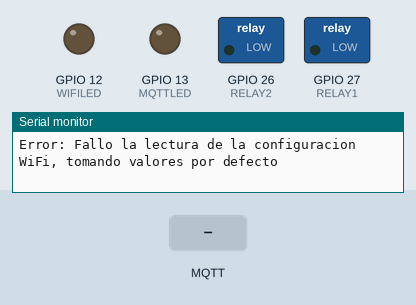
Bench run of a program on a simulated ESP32. On the bench: switched loads named in the program (green lamp = pin HIGH), output pins drawn as LEDs (lit = HIGH), the last lines printed to the serial monitor. Dashed ring = blinking. The inputs (shaded band) are chosen by the test bench. WiFi joins after 1.5 s; servers stay silent unless stated; storage starts empty; random numbers use the default seed unless the program sets one; no MQTT or app messages arrive unless stated.

Above: at 0.1 s.
At 1.6 s:
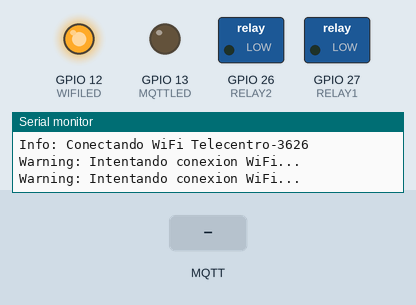
At 3.8 s:
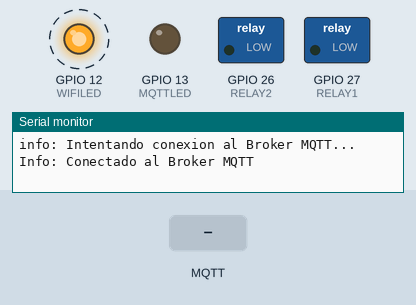
3.9 s: MQTT message "on" arrives on the first subscribed topic
6.9 s: MQTT message "off" arrives on the first subscribed topic
9.9 s: MQTT message "5" arrives on the first subscribed topic
Timing chart, 0 to 61.5 s (numbered marks = the images above; inputs shaded):
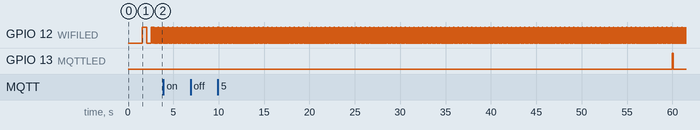

The program:

main.cpp
```cpp
//---------------------------------------------------------------------------------------------------------------
//  Librerias
//----------------------------------------------------------------------------------------------------------------
#include <Arduino.h>
#include <ArduinoJson.h>
#include <SPIFFS.h>
//---------------------------------------------------------------------------------------------------------------
//Archivos -hpp - Fragmentar Codigo
//---------------------------------------------------------------------------------------------------------------
#include "settings.hpp"
#include "functions.hpp"
#include "settingsReset.hpp"
#include "settingsRead.hpp"
#include "settingsSave.hpp"
#include "esp32_wifi.hpp"
#include "esp32_mqtt.hpp"

//---------------------------------------------------------------------------------------------------------------
// Setup
//---------------------------------------------------------------------------------------------------------------

void setup() {


    Serial.begin(115200);                   //Velocidad puerto serial
    setCpuFrequencyMhz(240);                //CPU Freq
    log("\n Info: Iniciando Setup");        //Inicio el log por serial
    settingPines();                         //Configurar los pines de salida
    if(!SPIFFS.begin(true)){                //Inicio del SPIFF
        log(F("Error: Fallo la inicializacion del SPIFFS"));
        while(true);
    }
    settingsReadRelay();                    //Lee los estados de los relays
    setOnOffSingle(RELAY1,Relay01_status);    // Paso estados a los pines Relays
    setOnOffSingle(RELAY2,Relay02_status);
    settingsReadWiFi();                     //Lee configuracion WiFi
    WiFi.disconnect(true);                  //Si hay wifi, lo desconecto y espero 1 seg
    delay(1000);
    wifi_setup();                           //Setup del Wifi
    settingsReadMQTT();                     //lee la configuracion MQTT

}

//-----------------------------------------------------------------------------------------------------------------
// Loop Principal Nucleo 0
//-----------------------------------------------------------------------------------------------------------------
void loop() {

    yield();

    //-----------------------------------------------------------------------------------------------------------------
    // WIFI
    //-----------------------------------------------------------------------------------------------------------------
    if(wifi_mode == WIFI_STA){
        wifiLoop();
    }else if(wifi_mode == WIFI_AP){
        wifiAPLoop();
    }

    //-----------------------------------------------------------------------------------------------------------------
    // MQTT
    //-----------------------------------------------------------------------------------------------------------------
    if((WiFi.status() == WL_CONNECTED) && (wifi_mode == WIFI_STA)){
        if(mqtt_server != 0){
            mqttLoop();
            if(mqttclient.connected()){
                if(millis() - lastMsg > mqtt_time){
                    lastMsg = millis();
                    mqtt_publish();
                }
            }
        }
    }


}
```

esp32_mqtt.hpp
```cpp
#include <PubSubClient.h>

WiFiClient espClient;
PubSubClient mqttclient(espClient);

char topico[150];

String mqtt_data ="";
long lastMqttReconnectAttempt = 0;
long lastMsg = 0;

void callback(char *topic, byte *payload, unsigned int length);
String Json();
// ----------------------------------
// MQTT Conecct
//-----------------------------------

boolean mqtt_connect(){

    mqttclient.setServer(mqtt_server,mqtt_port);
    mqttclient.setCallback(callback);
    log("info: Intentando conexion al Broker MQTT...");
    // Conexion al servidor MQTT, ClienteID, Usuario, Password.
    // ver documentacion => https://pubsubclient.knolleary.net/api.html
    if(mqttclient.connect(mqtt_id, mqtt_user, mqtt_passw)){
        log("Info: Conectado al Broker MQTT");
        //Nos suscribimos a comandos Topico: Usuario/dispositivo/comando
        String topico_subscribe = String(mqtt_user)+"/"+mqtt_id+"/command";
        topico_subscribe.toCharArray(topico, 150);
        mqttclient.subscribe(topico);

        topico_subscribe.toCharArray(topico,25);
        mqttclient.publish(topico, "ok"); // Publicar respuesta ok por MQTT
    }else{
        log("Error: failed, rc= " + mqttclient.state());
        return(0);
    }
    return(1);
}

// ----------------------------------
// Manejo de los mensajes entrantes
//-----------------------------------

void callback(char *topic, byte *payload, unsigned int length){

    String mensaje = "";
    String str_topic(topic);

    for(uint16_t i = 0; i< length; i++){
        mensaje += (char)payload[i];
        mqttRX();
    }

    mensaje.trim();

    DynamicJsonDocument jsonDoc(300);

    deserializeJson(jsonDoc, mensaje);

    if(jsonDoc["RELAY1"] == "on"){
        setOnSingle(RELAY1);
        Relay01_status = HIGH;
        settingsSaveRelays();
    }else if(jsonDoc["RELAY1"] == "off"){
        setOffSingle(RELAY1);
        Relay01_status = LOW;
        settingsSaveRelays();
    }

    if(jsonDoc["RELAY2"] == "on"){
        setOnSingle(RELAY2);
        Relay02_status = HIGH;
        settingsSaveRelays();
    }else if(jsonDoc["RELAY2"] == "off"){
        setOffSingle(RELAY2);
        Relay01_status = LOW;
        settingsSaveRelays();
    }

    log("Info: Topico -->" + str_topic);
    log("Info: Mensaje -->" + mensaje);

    serializeJsonPretty(jsonDoc, Serial);
}

// ----------------------------------
// Manejo de los mensajes salientes
//-----------------------------------
void mqtt_publish(){

    String topic = String(mqtt_user)+"/"+mqtt_id+"/values";
    mqtt_data = Json();
    mqttclient.publish(topic.c_str(), mqtt_data.c_str());
    mqtt_data="";

    mqttTX();
}

// ---------------------------------------------------
//  JSON con informacion de envio por MQTT
//---------------------------------------------------

String Json(){
    String response;
    DynamicJsonDocument jsonDoc(3000);
    jsonDoc["WMDBM"] = WiFi.status() == WL_CONNECTED ? String(WiFi.RSSI()) : F("0");
    jsonDoc["WFPRC"] = WiFi.status() == WL_CONNECTED ? String(getRSSIasQuality(WiFi.RSSI())) : F("0");
    jsonDoc["TempCPU"] = String(TempCPUValue());
    jsonDoc["RAMD"] = String(ESP.getFreeHeap() * 100 / ESP.getHeapSize());
    jsonDoc["FLASHU"] = String(round(SPIFFS.usedBytes() * 100 / SPIFFS.totalBytes()), 0);
    jsonDoc["relay1_status"] = String(Relay01_status ? "true" : "false");
    jsonDoc["relay2_status"] = String(Relay02_status ? "true" : "false");


    serializeJson(jsonDoc, response);
    return response;
}


//---------------------------------------------
// MQTT Loop Principal
// ---------------------------------------------

void mqttLoop(){
    if(mqtt_enable){

        if(!mqttclient.connected()){
            long now = millis();
            //Try and reconnect continuously ofr first 60s then try again once every 120s
            if((now < 60000) || ((now - lastMqttReconnectAttempt) > 120000)){
                lastMqttReconnectAttempt = now;
                if(mqtt_connect()){ // Attempt to reconnect
                    lastMqttReconnectAttempt = 0;
                }
                //poner en ON el Led del MQTT
                setOnSingle(MQTTLED);
            }
        }else{
            //if MQTT connected
            mqttclient.loop();
            //Poner en OFF el led del MQTT
            setOffSingle(MQTTLED);
        }
    }
}
```

esp32_wifi.hpp
```cpp
#include <WiFi.h>
#include <DNSServer.h>
#include <ESPmDNS.h>

const byte DNSSERVER_PORT = 53;
DNSServer dnsServer;

IPAddress apIP(192, 168, 4, 1);
IPAddress netMsk(255, 255, 255, 0);

int wifi_mode = WIFI_STA;

unsigned long previousMillisWIFI = 0;
unsigned long intervalWIFI= 30000;

//hostname for ESPmDNS. Should work at least on windows. Try http:adminesp32.local
const char *esp_hostname = id;

void startAP(){
    log("Info: Iniciando Modo AP");
    WiFi.mode(WIFI_STA);
    WiFi.disconnect();
    delay(1000);
    WiFi.softAPConfig(apIP, apIP, netMsk);
    WiFi.setHostname(deviceID().c_str());
    WiFi.softAP(ap_nameap, ap_passwordap, ap_canalap, ap_hiddenap, ap_connetap);
    log("Info: WiFi AP " + deviceID() + " - IP " + ipStr(WiFi.softAPIP()));
    dnsServer.setErrorReplyCode(DNSReplyCode::ServerFailure);
    dnsServer.start(DNSSERVER_PORT, "*", apIP);
    wifi_mode = WIFI_AP;
}

void startClient(){
    if(wifi_staticIP){
        if(!WiFi.config(CharToIP(wifi_ip_static),CharToIP(wifi_gateway), CharToIP(wifi_subnet), CharToIP(wifi_primaryDNS), CharToIP(wifi_secondaryDNS))){
            log("Error: Fallo al conectar el modo Estacion");
        }
    }
    WiFi.hostname(deviceID());
    WiFi.begin(wifi_ssid, wifi_passw);
    log("Info: Conectando WiFi " + String(wifi_ssid));
    delay(50);
    byte b=0;
    while (WiFi.status() != WL_CONNECTED && b<60){
        b++;
        log("Warning: Intentando conexion WiFi...");
        delay(500);
        //para parpadear led wifi cuando esta conectandose al wifi no bloqueante
        //parpadeo simple del led cada 100ms
        blinkSingle(100,WIFILED);
    }
    if(WiFi.status()==WL_CONNECTED){
        //WIFI STATION CONECTADO
        log("Info: Wifi conectado (" + String(WiFi.RSSI()) + ") IP " + ipStr(WiFi.localIP()));
        //Parpadeo Ramdon del led
        blinkRandomSingle(10,100, WIFILED);
        delay(100);
    }else{
        //WiFi station no conectado
        log(F("Error: WiFi no conectado"));
        //Parpadeo Ramdon del led
        blinkRandomSingle(10,100, WIFILED);
        delay(100);
    }
}

// WiFi.mode(WIFI_STA)          - Station mode: the ESP32 connects to an access point
// WiFi.mode(WIFI_AP)           - Access point mode: Stations can connect to the ESP32
// WiFi.mode(WIFI_AP_STA)       - Access point and station connected to another access point

void wifi_setup(){
    WiFi.disconnect();

// 1) Si esta activo el Modo AP
    if(ap_accessPoint){
        startAP();
        log("Info: WiFi Modo AP");
    }

 // 2)Si esta activo modo STA
    else{
        WiFi.mode(WIFI_STA);
        wifi_mode = WIFI_STA;
        startClient();
        log("Info: Wifi Modo Estacion");
    }

    //Iniciar hostname broadcast en modo STA o AP
    if(wifi_mode == WIFI_STA || wifi_mode == WIFI_AP){
        if(MDNS.begin(esp_hostname)){
            MDNS.addService("http", "tcp", 80);
        }
    }
}

//-------------------------------------
// Loop Modo cliente
//------------------------------------

void wifiLoop(){
    unsigned long currentMillis = millis();

    if(WiFi.status() != WL_CONNECTED && (currentMillis - previousMillisWIFI >= intervalWIFI)){
        //para parpadear un led cuando esta conectandose al wifi no bloqueante
        //parpadeo simple del led cada 100ms
        blinkSingle(100,WIFILED);

        WiFi.disconnect();
        WiFi.reconnect();
        previousMillisWIFI = currentMillis;
    }else{
        //parpadeo del led tiempo on y tiempo off
        blinkSingleAsy(10,50,WIFILED);
    }
}

//-------------------------------------
// Loop Modo AP
//------------------------------------
void wifiAPLoop(){
    // parpadeo del led con tiempo variable como transferencia de datos
    blinkRandomSingle(50,100,WIFILED);
    dnsServer.processNextRequest(); // captive portal DNS re-direct, escucha portal cautivo del dns server
}
```

functions.hpp
```cpp
#include "ledBlink.hpp"

// ------------------------------------------------
// Sensor Temp Interno CPU
//------------------------------------------------

#ifdef __cplusplus
extern "C"
{
    #endif
        uint8_t temprature_sens_read();
    #ifdef __cplusplus
}
#endif
uint8_t temprature_sens_read();


//--------------------------------------------------
// Genera un log en el puerto Serial
//--------------------------------------------------

void log(String s){
    Serial.println(s);
}

//----------------------------------------
// Definir Plataforma
//----------------------------------

String platform(){
    //Se obtiene la plataforma de hw

    #ifdef ARDUINO_ESP32_DEV
        return "ESP32";
    #endif
}

IPAddress CharToIP(const char *str){
    sscanf(str, "%hhu,%hhu,%hhu,%hhu", &ip[0], &ip[1], &ip[2], &ip[3]);
    return IPAddress(ip[0],ip[1],ip[2],ip[3]);
}

//----------------------------------------
// Retorna IPAddress en formato "n.n.n.n" de ip a String
//----------------------------------

String ipStr(const IPAddress &ip){
    String sFn ="";
    for(byte bFn = 0; bFn < 3; bFn ++)
    {
        sFn += String((ip >> (8 * bFn)) & 0xFF) + ".";
    }
    sFn += String(((ip >> 8*3)) & 0xFF);
    return sFn;
}

//----------------------------------------
// De Hex a String
//----------------------------------
String hexStr(const unsigned long &h, const byte &l = 8){
    String s;
    s = String(h,HEX);
    s.toUpperCase();
    s = ("00000000" + s).substring(s.length() +8 -l);
    return s;
}

//------------------------------------
// Crear un ID unico desde la direccion MAC
//-------------------------------------
String idUnique(){
    // Retorna los ultimos 4 Bytes del MAC rotados
    char idunique[15];
    uint64_t chipid = ESP.getEfuseMac();
    uint16_t chip = (uint16_t)(chipid >> 32);
    snprintf(idunique, 15, "%04X", chip);
    return idunique;
}

String deviceID(){
    return String(platform()) + hexStr(ESP.getEfuseMac()) + String(idUnique());
}

// ---------------------------------------------------
//  Configurar los pines de salida
//---------------------------------------------------

void settingPines(){
    //Pines de salida
    pinMode(WIFILED, OUTPUT);
    pinMode(MQTTLED, OUTPUT);
    pinMode(RELAY1, OUTPUT);
    pinMode(RELAY2, OUTPUT);
    //Los inicializamos en nivel bajo
    setOffSingle(RELAY1);
    setOffSingle(RELAY2);
    setOffSingle(WIFILED);
    setOffSingle(MQTTLED);
}

// ---------------------------------------------------
//  Parpadeo LED MQTT Transmision
//---------------------------------------------------

void mqttTX(){
    for(int i=0; i<2 ; i++){
        setOnSingle(MQTTLED);
        delay(50);
        setOffSingle(MQTTLED);
        delay(10);
    }
}

// ---------------------------------------------------
//  Parpadeo LED MQTT Transmision
//---------------------------------------------------

void mqttRX(){
    for(int i=0; i<1; i++){
        blinkRandomSingle(5,50,MQTTLED);
        delay(5);
    }
}


// ---------------------------------------------------
//  Retorna la calidad de señal WIFI en %
//---------------------------------------------------

int getRSSIasQuality(int RSSI){
    int quality = 0;
    if(RSSI <= -100){
        quality = 0;
    }else if(RSSI >= -50){
        quality = 100;
    }else{
        quality = 2 * (RSSI + 100);
    }
    return quality;
}

// ---------------------------------------------------
//  Retorna la temperatura del CPU
//---------------------------------------------------

float TempCPUValue (){
    return TempCPU = (temprature_sens_read() - 32) / 1.8;
}
```

ledBlink.hpp
```cpp
#include <Arduino.h>

bool ioBlink = false;
unsigned long milOld;
int rndTemp = 0;

//---------------------------------------
// Simple blinking function - pestañeo para alarmas de tiempo variable
//------------------------------------------------

void blinkSingle(int speed, int _pin){
    if((milOld + speed) < millis())
    {
        milOld = millis();
        if(ioBlink == false){
            digitalWrite(_pin,HIGH);
            ioBlink = true;
        }else{
            digitalWrite(_pin,LOW);
            ioBlink = false;
        }
    }
}

//---------------------------------------
// Parpadeo Asincronico tiempo On y tiempo Off tiempo variable
//------------------------------------------------

void blinkSingleAsy(int timeHigh, int timeLow, int _pin){
    if(ioBlink == false){
        if((milOld + timeHigh) < millis()){
            milOld = millis();
            digitalWrite(_pin,LOW);
            ioBlink = true;
        }
    }else{
    if((milOld + timeLow)< millis()){
        milOld = millis();
        digitalWrite(_pin,HIGH);
        ioBlink = false;
    }}
}

//---------------------------------------
// Blinking with randomised delay como para TX/RX de Datos
//------------------------------------------------

void blinkRandomSingle(int minTime, int maxTime, int _pin){
    if((milOld + rndTemp) < millis()){
        milOld = millis();
        rndTemp = random(minTime, maxTime);
        if(ioBlink == false){
            digitalWrite(_pin,HIGH);
            ioBlink = true;
        }
        else{
            digitalWrite(_pin,LOW);
            ioBlink = false;
        }
    }
}

//---------------------------------------------------
// On un led
//---------------------------------------------

void setOnSingle(int _pin){
    digitalWrite(_pin,HIGH);
}
//---------------------------------------------------
// Off un led
//---------------------------------------------
void setOffSingle(int _pin){
    digitalWrite(_pin,LOW);
}


//---------------------------------------------------
// On/off led segun estados
//---------------------------------------------

void setOnOffSingle(int _pin, bool status){
    if(status){
        digitalWrite(_pin, HIGH);
    }else{
        digitalWrite(_pin,LOW);
    }
}
```

settingsSave.hpp
```cpp
//--------------------------------------------
// Guardar los estados de los Relays
//-------------------------------------------

boolean settingsSaveRelays(){
    //guarda config de los Relays
    StaticJsonDocument<500> jsonConfig;
    File file = SPIFFS.open(F("/settingrelay.json"), "w+");
    if(file){
        jsonConfig["Relay01_status"] =  Relay01_status ;
        jsonConfig["Relay02_status"] =  Relay02_status ;
        serializeJsonPretty(jsonConfig, file);
        file.close();
        log(F("Info: Estado de los relay guardado"));
        serializeJsonPretty(jsonConfig, Serial);
        return true;
    }else{
        log(F("Error: Fallo el guardado del estado de los Relay"));
        return false;
    }

}
```

Source omitted: settings.hpp (2816 bytes), settingsRead.hpp (3905 bytes), settingsReset.hpp (1708 bytes)
